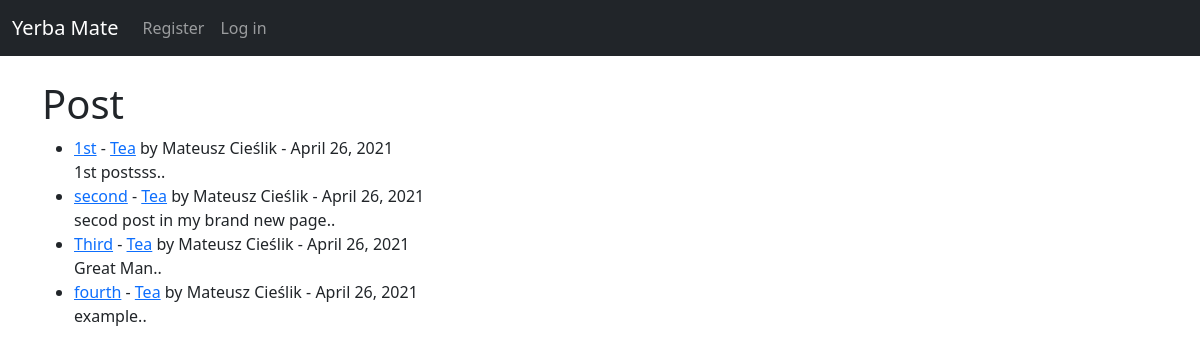
/, run on an earlier commit of the app's database.
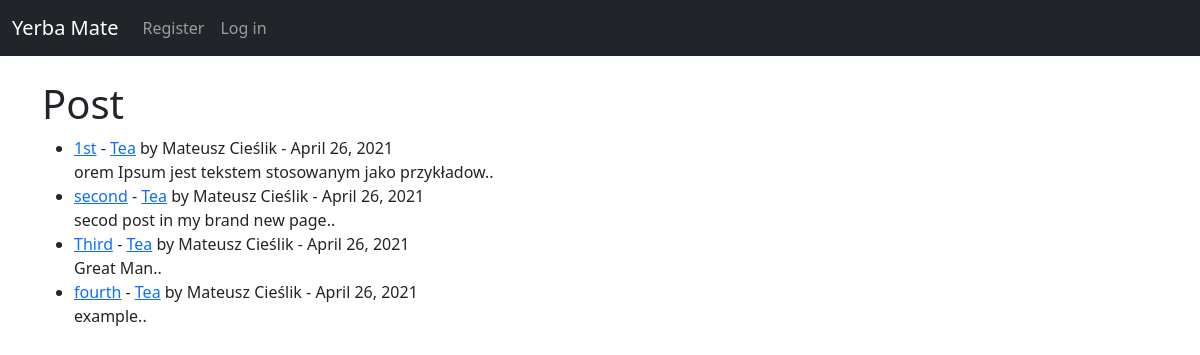
And on a later commit of the database.
### yerbata/models.py (models this page shows, shortened)
class Post(models.Model):
    title = models.CharField(max_length=255)
    title_tag = models.CharField(max_length=255, default="Yerba Mate")
    author = models.ForeignKey(User, on_delete=models.CASCADE)
    body = models.TextField()
    post_date = models.DateField(auto_now_add=True)
    category = models.CharField(max_length=255, default='Tea')

### yerbata/views.py (the view)
# urls.py: path('', HomeView.as_view(), name='home'),
class HomeView(ListView):
    model = Post
    template_name = 'home.html'
    ordering = ['-post_date']
    def get_context_data(self, *args, **kwargs):
        cat_menu = Category.objects.all()
        context = super(HomeView, self).get_context_data(*args, **kwargs)
        context["cat_menu"] = cat_menu
        return context

### yerbata/templates/home.html (shortened to what this page needs)
{% extends 'base.html' %}
{% block content %}
<h1>Post</h1>
<ul>
{% for post in object_list %}
        <li><a href="{% url 'article-detail' post.pk %}">{{ post.title }}</a> - <a href="{% url 'category' post.category %}">{{ post.category }}</a> by {{ post.author.first_name }} {{ post.author.last_name }} - {{ post.post_date }} <br/>{{ post.body|slice:":50"|safe }}..</li>
{% endfor%}
</ul>
{% endblock %}

What changed in the data, as far as the page shows it:
changed Post "1st": body "1st postsss" → "orem Ipsum jest tekstem stosowanym jako przykładow"
